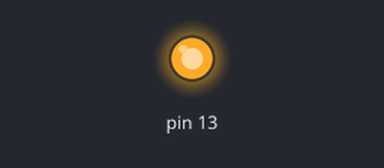
Bench run of a sketch on a simulated Arduino Uno, built with avr-gcc and run on an emulated ATmega328P. On the bench: output pins drawn as LEDs (lit = HIGH).

Above: at 0.5 s.
At 2.5 s:
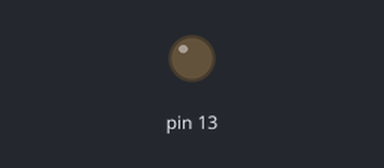
Timing chart, 0 to 5.2 s (numbered marks = the images above):
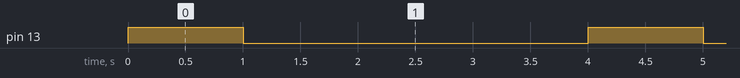

Measured:
- by itself, pin 13: alternates HIGH for 1.0 s and LOW for 3.0 s

The sketch:

first_experiment.ino
```cpp
void setup()
{
  pinMode(13, OUTPUT);
}

void loop()
{
  digitalWrite(13, HIGH);
  delay(1000); // Wait for 1000 millisecond(s)
  digitalWrite(13, LOW);
  delay(1000); // Wait for 1000 millisecond(s)
  digitalWrite(8, HIGH);
  delay(1000);
  digitalWrite(8,LOW);
  delay(1000);
}
```
